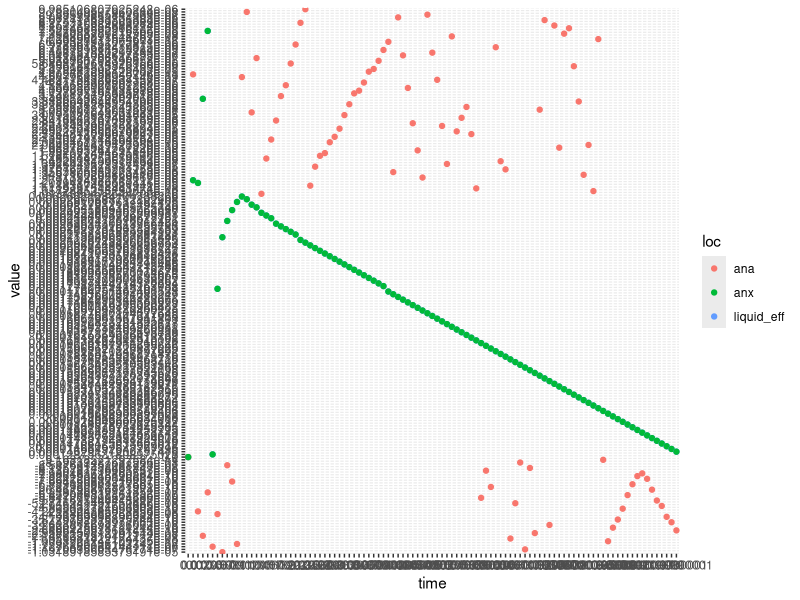

Recreate this plot in R.
## ---- chunk 1
library(tidyverse)
## ---- chunk 2
df_raw <- read_csv("./models/liu2015/test_series.csv", col_names = FALSE)

# parse df so multiple header rows from QSDSan output can be converted into proper format for long df use in R

df_raw %>%
  select(-c(1,2)) %>%
  slice(1:2) %>%
  mutate_if(is.factor, as.character) %>%
  rbind(.) %>% 
  summarise_all(toString) %>% 
  as.character -> comp.header


df <- df_raw %>% 
  select(-X1) %>%
  slice(-c(1,2)) %>%
  rename_at(2:ncol(.), list(~comp.header)) %>%
  pivot_longer(-X2) %>% 
  separate(name, sep = ", ", into = c("loc", "unit"))

# manually change col name of time column
names(df)[names(df) == "X2"] <- "time"

## ---- chunk 3

df %>% filter(unit == "S_N2O [mg/L]") %>%
  ggplot(data = ., aes(x = time, y = value, color = loc)) +
    geom_point()
